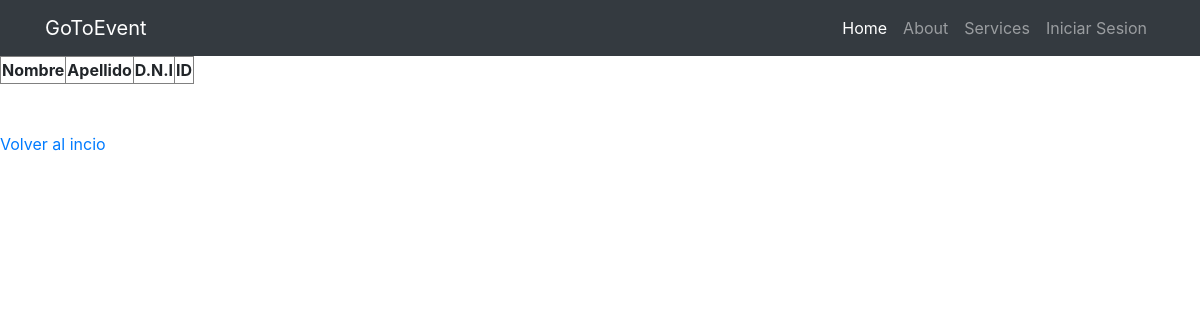
The page /GoToEvent/Artist/readAll on the database as committed earlier.
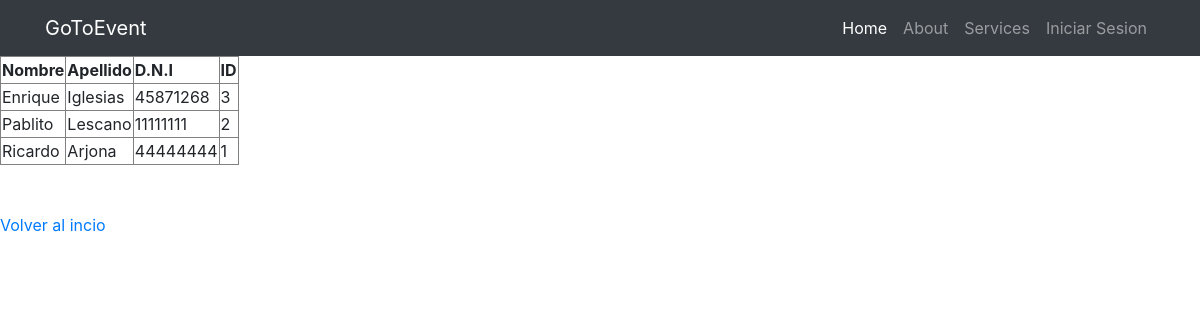
The same page on the database as committed later.
### tables this page shows
CREATE TABLE `artists` (
  `id_artist` int(11) NOT NULL,
  `name` varchar(50) NOT NULL,
  `last_name` varchar(50) NOT NULL,
  `dni` varchar(8) NOT NULL
);

### GoToEvent/controllers/ArtistController.php (called while the page is built, shortened)
<?php
class ArtistController
{
    protected $dao;
    public function __construct()
    {
        $this->dao=Dao::getInstance();
    }
    public function readAll()
    {
        $lista = $this->dao->readAll();
        require (ROOT . VIEWS . "viewartists.php");
    }
}

### GoToEvent/index.php (called while the page is built, shortened)
<?php
	require_once "config/Autoload.php";
    Router::direccionar(new Request());
?>

### GoToEvent/models/Artist.php (called while the page is built, shortened)
<?php
class Artist
{
	private $dni;
	private $last_name;
	private $name;
	private $id_artist;
	function __construct($dni='',$name='',$last_name='',$id_artist='')
	{
		$this->dni = $dni;
		$this->name = $name;
		$this->last_name = $last_name;
		$this->id_artist = $id_artist;
	}
	public function getDni()
	{
		return $this->dni;
	}
	public function getLastName()
	{
		return $this->last_name;
	}
	public function getName()
	{
		return $this->name;
	}
	public function getId()
	{
		return $this->id_artist;
	}
}
?>

### GoToEvent/daos/daodb/connection.php (called while the page is built, shortened)
<?php
class Connection {
     private $pdo = null;
     private static $instance = null;
     public function __construct()
     {
          try
          {
               $this->pdo = new \PDO("mysql:host=" . DB_HOST . ";dbname=" . DB_NAME, DB_USER, DB_PASS);
               $this->pdo->setAttribute(\PDO::ATTR_ERRMODE, \PDO::ERRMODE_EXCEPTION);
          }
          catch (Exception $ex)
          {
               throw $ex;
          }
     }
     public static function getInstance()
     {
         if(self::$instance == null)
            self::$instance = new Connection();
         return self::$instance;
     }
     public function execute($query, $parameters = array())
     {
          try
          {
               $this->pdoStatement = $this->pdo->prepare($query);
               $this->pdoStatement->execute();
               return $this->pdoStatement->fetchAll();
          }
          catch(Exception $ex)
          {
               throw $ex;
          }
     }
}

### GoToEvent/daos/daodb/artistdao.php (called while the page is built, shortened)
<?php
class ArtistDao extends Singleton implements \interfaces\Crud
{
    public function readAll()
    {
        $sql = "SELECT * FROM artists";
        try
        {
            $this->connection = Connection::getInstance();
            $resultSet = $this->connection->execute($sql);
        }
        catch(PDOException $e)
        {
			echo $e;
		}
        if(!empty($resultSet))
            return $this->mapear($resultSet);
        else
            return false;
    }
	protected function mapear($value) {
		$value = is_array($value) ? $value : [];
		$resp = array_map(function($p){
		    return new M_Artist( $p['dni'], $p['name'], $p['last_name'], $p['id_artist']);
        }, $value);
            return count($resp) > 0 ? $resp : null;
     }
}

### GoToEvent/config/Autoload.php (called while the page is built, shortened)
<?php namespace config;
class Autoload
{
    public static function Start()
    {
        spl_autoload_register(function ($instancia) {
        	$instancia = strtolower($instancia);
            $ruta = ROOT . str_replace("\\", "/", $instancia) . ".php";
        });
    }
}

### GoToEvent/views/viewartists.php (the view, shortened to what this page needs)
<!DOCTYPE html>
<html>
<head>
</head>
<body>
	<?php include_once (VIEWS."header.php");?>
<?php if(isset($lista)){  ?>
	<table border="1">
		<tr>
			<th>Nombre</th>
			<th>Apellido</th>
			<th>D.N.I</th>
			<th>ID</th>
		</tr>
	<?php while(!empty($lista)){ ?>
		<?php $artista = array_pop($lista) ?>
		<tr>
			<td><?php echo $artista->getName(); ?></td>
			<td><?php echo $artista->getLastName(); ?></td>
			<td><?php echo $artista->getDni(); ?></td>
			<td><?php echo $artista->getId(); ?></td>
		</tr>
	<?php } ?>
	</table>
<?php } else { ?>
	<h2>No hay artistas</h2>
	<?php } ?>
	<br><br>
	<div>
		<a href="<?php echo BASE; ?>views/index">Volver al incio</a>
	</div>
</body>
</html>

Rows that differ between the two databases and show on the page:
added artists: name "Enrique", last_name "Iglesias", dni "45871268", id_artist "3"
added artists: name "Pablito", last_name "Lescano", dni "11111111", id_artist "2"
added artists: name "Ricardo", last_name "Arjona", dni "44444444", id_artist "1"
